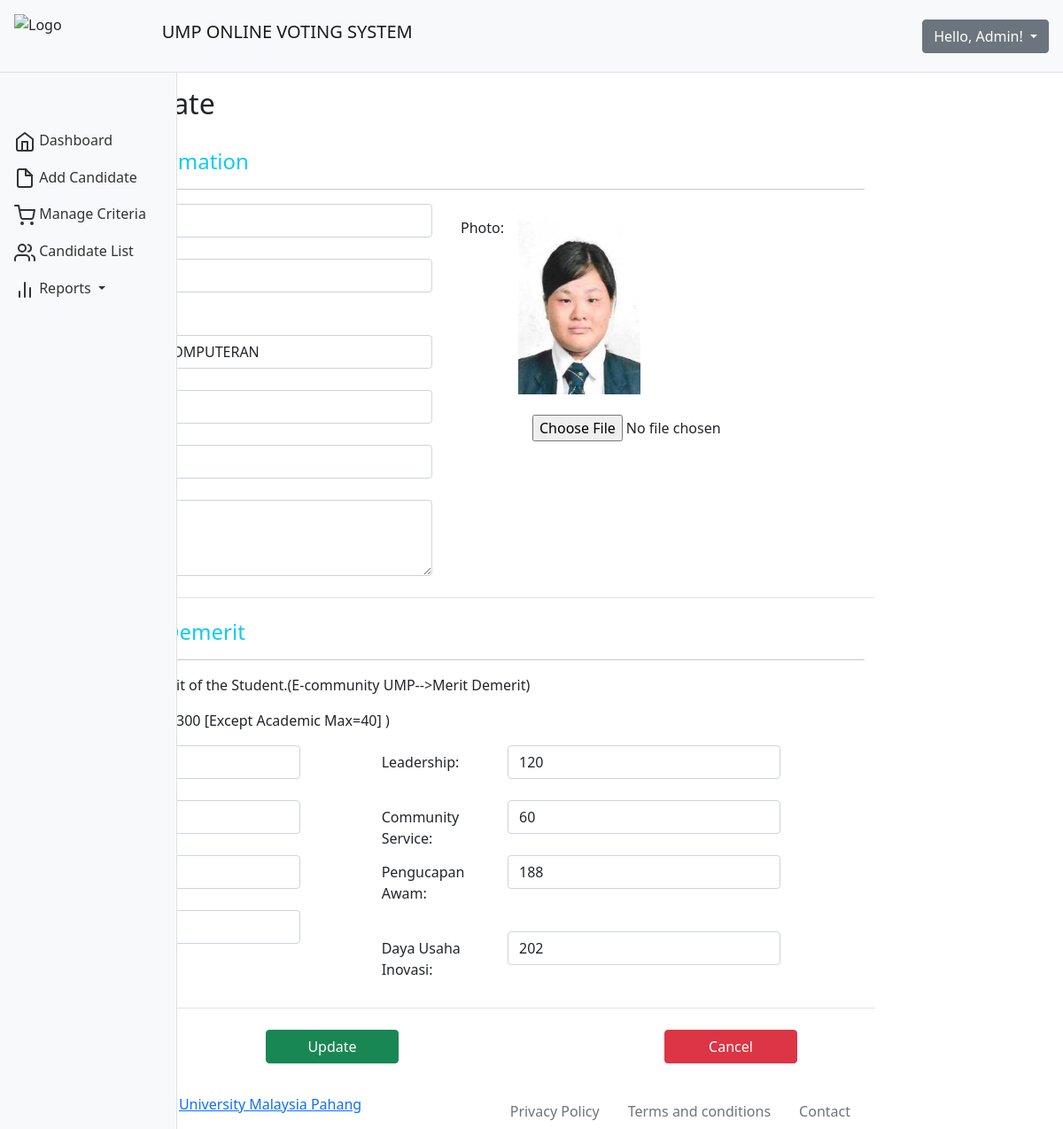
The app's page /ApplicationLayer/ManageCandidate/editcandidate.php?Candidate_ID=1 with its own data.
### tables this page shows
CREATE TABLE `candidate` (
  `Candidate_ID` int(11) NOT NULL,
  `Candidate_Name` varchar(250) NOT NULL,
  `Candidate_Matric` varchar(50) NOT NULL,
  `Candidate_Faculty` varchar(250) NOT NULL,
  `Year` int(11) NOT NULL,
  `Semester` int(11) NOT NULL,
  `Candidate_Slogan` varchar(250) NOT NULL,
  `Candidate_Photo` varchar(100) NOT NULL,
  `Academic` float NOT NULL,
  `Kesukarelawan` float NOT NULL,
  `Leadership` float NOT NULL,
  `CommunityService` float NOT NULL,
  `Kesukanan` float NOT NULL,
  `Kebudayaan` float NOT NULL,
  `PengucapanAwam` float NOT NULL,
  `DayaUsahaInovasi` float NOT NULL
);

### BusinessServiceLayer/Controller/CandidateController.php (called while the page is built, shortened)
<?php
require_once '../../BusinessServiceLayer/Model/CandidateModel.php';
class candidateController{
    function viewUser($Candidate_ID){
        $candidate = new CandidateModel();
        $candidate->Candidate_ID = $Candidate_ID;
        return $candidate->viewStud();
    }
}
?>

### BusinessServiceLayer/Model/CandidateModel.php (called while the page is built, shortened)
<?php
require_once '../../libs/database.php';
class CandidateModel{
	public $Candidate_ID, $Candidate_Name, $Candidate_Matric, $Candidate_Faculty, $Year, $Semester, $Candidate_Slogan, $Candidate_Photo;
    function viewStud(){
        $sql = "SELECT * FROM candidate WHERE Candidate_ID=:Candidate_ID";
        $args = [':Candidate_ID'=>$this->Candidate_ID];
        return DB::run($sql,$args);
    }
}
?>

### libs/database.php (called while the page is built, shortened)
<?php
class DB
{
  public static function connect($value='')
  {
    $pdo = new PDO(DB_TYPE.':host='.DB_HOST.';dbname='.DB_NAME, DB_USER, DB_PASS);
    $pdo->setAttribute(PDO::ATTR_ERRMODE, PDO::ERRMODE_EXCEPTION);
    return $pdo;
  }
  public static function run($sql, $args = NULL)
    {
        $stmt = DB::connect()->prepare($sql);
        try {
            $stmt->execute($args);
            return $stmt;
        }
        catch (PDOException $e){
            echo $e->getMessage();
            die();
        }
     }
}
?>

### ApplicationLayer/ManageCandidate/editcandidate.php (the view, shortened to what this page needs)
<?php include '../../src/navbar.php';?>
<?php
   require_once '../../BusinessServiceLayer/Controller/CandidateController.php';
   $Candidate_ID = $_GET['Candidate_ID'];
   $candidate = new candidateController();
   $data = $candidate->viewUser($Candidate_ID);
   if($row = $data->fetch(PDO::FETCH_ASSOC)){
     $rows = $row;
   }
   ?>
<!DOCTYPE html>
<html>
<head>
	<link rel="stylesheet" href="https://stackpath.bootstrapcdn.com/bootstrap/5.0.0-alpha1/css/bootstrap.min.css">
	<link rel="stylesheet" href="https://cdn.jsdelivr.net/chartist.js/latest/chartist.min.css">
</head>
<body>
	<div class="container-fluid">
	  <div class="row">
	      <nav id="sidebar" class="col-md-3 col-lg-2 d-md-block bg-light sidebar collapse">
	          <div class="position-sticky pt-md-5">
				  <ul class="nav flex-column">
				      <li class="nav-item">
				        <a class="nav-link" aria-current="page" href="../../ApplicationLayer/ManageCandidate/Candidate.php?AccType=admin&AD_ID=<?=$_SESSION['AD_ID']?>">
				          <span class="ml-2">Dashboard</span>
				        </a>
				      </li>
				      <li class="nav-item">
				        <a class="nav-link" href="../../ApplicationLayer/ManageCandidate/AddCandidate.php?AccType=admin&AD_ID=<?=$_SESSION['AD_ID']?>">
				          <span class="ml-2">Add Candidate</span>
				        </a>
				      </li>
				      <li class="nav-item">
				        <a class="nav-link" href="../../ApplicationLayer/ManageCriteria/Criteria.php?AccType=admin&AD_ID=<?=$_SESSION['AD_ID']?>">
				          <span class="ml-2">Manage Criteria</span>
				        </a>
				      </li>
				      <li class="nav-item">
				        <a class="nav-link" href="../../ApplicationLayer/ManageCandidate/CandidateList.php?AccType=admin&AD_ID=<?=$_SESSION['AD_ID']?>">
				          <span class="ml-2">Candidate List</span>
				        </a>
				      </li>
				      <li class="nav-item dropdown">
                  <a class="nav-link dropdown-toggle" href="#" id="navbarDropdown" role="button" data-toggle="dropdown" aria-haspopup="true" aria-expanded="false">
                    <span class="ml-2">Reports</span>
                  </a>
                 </li>
				    </ul>
				</div>
	      </nav>
				<main role="main" class="col-md-9 ml-sm-auto col-lg-10 px-md-4">
               <div class="d-flex justify-content-between flex-wrap flex-md-nowrap align-items-center pt-3 pb-2 mb-3">
                  <h1 class="h2">Edit Candidate</h1>
               </div>
               <form enctype="multipart/form-data" method="post" action="">
                  <div class="row mb-4">
                     <div class="col-lg-12 border-bottom">
                        <h4 class="text-info"><span data-feather="user" style="height: 30px;width: 30px;"></span> Candidate Information</h4>
                        <hr>
                        <div class="row">
                           <div class="col-lg-6">
                              <div class="form-group row">
                                 <label class="col-sm-2 col-form-label font-weight-bold">Name: </label>
                                 <div class="col-sm-10">
                                    <input type="text" class="form-control" name="namestudent" value="<?php echo $rows['Candidate_Name'] ?>" required>
                                 </div>
                              </div>
                              <br>
                              <div class="form-group row">
                                 <label class="col-sm-2 col-form-label font-weight-bold">Matric ID: </label>
                                 <div class="col-sm-10">
                                    <input type="text" class="form-control" name="matric" value="<?php echo $rows['Candidate_Matric'] ?>" required>
                                 </div>
                              </div>
                              <br>
                              <div class="form-group row">
                                 <label class="col-sm-2 col-form-label font-weight-bold">Faculty:</label>
                                 <div class="col-sm-10">
                                    <select class="form-control" name="faculty" required>
                                       <option <?php echo $rows['Candidate_Faculty'] == 'FK' ? 'selected' : '' ?> value="FK">FAKULTI KOMPUTERAN</option>
                                    </select>
                                 </div>
                              </div>
                              <br>
                              <div class="form-group row">
                                 <label class="col-sm-2 col-form-label font-weight-bold">Year:</label>
                                 <div class="col-sm-10">
                                    <select class="form-control" name="year" required>
                                       <option <?php echo $rows['Year'] == '4' ? 'selected' : '' ?> value="3">4</option>
                                    </select>
                                 </div>
                              </div>
                              <br>
                              <div class="form-group row">
                                 <label class="col-sm-2 col-form-label font-weight-bold">Semester:</label>
                                 <div class="col-sm-10">
                                    <select class="form-control" name="semester" required>
                                       <option <?php echo $rows['Semester'] == '1' ? 'selected' : '' ?> value="1">1</option>
                                    </select>
                                 </div>
                              </div>
                              <br>
                              <div class="form-group row">
                                <label class="col-sm-2 col-form-label font-weight-bold">Slogan:</label>
                                <div class="col-sm-10">
                                <textarea class="form-control" name="slogan" rows="3" cols="150"><?php echo $rows['Candidate_Slogan'] ?></textarea>
                                 </div>
                              </div>
                              <br>
                           </div>
                           <div class="col-lg-6">
                              <div class="form-group row">
                                 <div class="d-flex flex-row">
                                    <div class="p-2"><label class="col-sm-2 col-form-label font-weight-bold">Photo: </label></div>
                                    <div class="p-2"><img src="../../image/<?php echo $rows['Candidate_Photo'] ?>" width="40%" height="">
                                    <div class="p-2">
                                       <div class="d-flex flex-column">
                                          <div class="p-2"><input type="file" name="studphoto" class="form-control-plaintext"></div>
                                       </div>
                                    </div>
                                 </div>
                              </div>
                           </div>
                        </div>
                     </div>
                  </div>
               </div>
               <div class="row mb-4">
                     <div class="col-lg-12 border-bottom">
                        <h4 class="text-info"><span data-feather="user" style="height: 30px;width: 30px;"></span>Student Merit Demerit</h4>
                        <hr>
                        <p>This is the Merit Demerit of the Student.(E-community UMP-->Merit Demerit)</p>
                        <p>(Minimum:0  Maximum:300  [Except Academic Max=40]  )</p>
                        <div class="row">
                           <div class="col-lg-5">
                              <div class="form-group row">
                                 <label class="col-sm-3 col-form-label font-weight-bold">Academic: </label>
                                 <div class="col-sm-7">
                                    <input type="number" onchange="setTwoNumberDecimal" min="0" max="300" step="0.01" value="<?php echo $rows['Academic'] ?>" class="form-control" name="Academic" required>
                                 </div>
                              </div>
                              <br>
                              <div class="form-group row">
                                 <label class="col-sm-3 col-form-label font-weight-bold">Kesukarelawan:</label>
                                 <div class="col-sm-7">
                                    <input type="number" onchange="setTwoNumberDecimal" min="0" max="300" step="0.01"  value="<?php echo $rows['Kesukarelawan'] ?>" class="form-control" pattern=".{12,12}" name="Kesukarelawan" required>
                                 </div>
                              </div>
                           </div>
                           <div class="col-lg-7">
                              <div class="form-group row">
                                 <label class="col-sm-3 col-form-label font-weight-bold">Leadership: </label>
                                 <div class="col-sm-7">
                                    <input type="number" onchange="setTwoNumberDecimal" min="0" max="300" step="0.01"  value="<?php echo $rows['Leadership'] ?>" class="form-control" name="Leadership" required><br>
                                 </div>
                              </div>
                              <div class="form-group row">
                                 <label class="col-sm-3 col-form-label font-weight-bold">Community Service:</label>
                                 <div class="col-sm-7">
                                    <input type="number" onchange="setTwoNumberDecimal" min="0" max="300" step="0.01"  value="<?php echo $rows['CommunityService'] ?>" class="form-control" pattern=".{12,12}" name="CommunityService" required><br>
                                 </div>
                              </div>
                           </div>
                        <br>
                        <div class="col-lg-5">
                              <div class="form-group row">
                                 <label class="col-sm-3 col-form-label font-weight-bold">Kesukanan: </label>
                                 <div class="col-sm-7">
                                    <input type="number" onchange="setTwoNumberDecimal" min="0" max="300" step="0.01"  value="<?php echo $rows['Kesukanan'] ?>" class="form-control" name="Kesukanan" required>
                                 </div>
                              </div>
                              <br>
                              <div class="form-group row">
                                 <label class="col-sm-3 col-form-label font-weight-bold">Kebudayaan:</label>
                                 <div class="col-sm-7">
                                    <input type="number" onchange="setTwoNumberDecimal" min="0" max="300" step="0.01"  value="<?php echo $rows['Kebudayaan'] ?>" class="form-control" pattern=".{12,12}" name="Kebudayaan" required>
                                 </div>
                              </div>
                           </div>
                        <br>
                        <div class="col-lg-7">
                              <div class="form-group row">
                                 <label class="col-sm-3 col-form-label font-weight-bold">Pengucapan Awam: </label>
                                 <div class="col-sm-7">
                                    <input type="number" onchange="setTwoNumberDecimal" min="0" max="300" step="0.01"  value="<?php echo $rows['PengucapanAwam'] ?>" class="form-control" name="PengucapanAwam" required>
                                 </div>
                              </div>
                              <br>
                              <div class="form-group row">
                                 <label class="col-sm-3 col-form-label font-weight-bold">Daya Usaha Inovasi:</label>
                                 <div class="col-sm-7">
                                    <input type="number" onchange="setTwoNumberDecimal" min="0" max="300" step="0.01"  value="<?php echo $rows['DayaUsahaInovasi'] ?>" class="form-control" pattern=".{12,12}" name="DayaUsahaInovasi" required>
                                 </div>
                              </div>
                           </div>
                        </div>
                        <br>
                     </div>
                  </div>
                  <div class="row mb-10" >
                     <button class="btn btn-success" type="submit" name="update" style="width: 150px; position: absolute;left: 25%;">Update</button>
                     <button class="btn btn-danger" type="submit" name="cancel" style="width: 150px;position: absolute; right: 25%;">Cancel</button>
                  </div>
              </form>
							<footer class="pt-5 d-flex justify-content-between">
							  <span>Copyright © 2020-2021 <a href="https://www.ump.edu.my/en">University Malaysia Pahang</a></span>
							  <ul class="nav m-0">
							      <li class="nav-item">
							        <a class="nav-link text-secondary" aria-current="page" href="#">Privacy Policy</a>
							      </li>
							      <li class="nav-item">
							        <a class="nav-link text-secondary" href="#">Terms and conditions</a>
							      </li>
							      <li class="nav-item">
							        <a class="nav-link text-secondary" href="#">Contact</a>
							      </li>
							    </ul>
							</footer>
            </main>
	  </div>
	</div>
</body>
</html>

### ApplicationLayer/ManageCandidate/editcandidate.php (style rules this page uses)
.sidebar { position: fixed; top: 0; bottom: 0; left: 0; z-index: 100; padding: 90px 0 0; box-shadow: inset -1px 0 0 rgba(0, 0, 0, .1); z-index: 99; }
.sidebar .nav-link { color: #333; }

### records on screen
candidate: namestudent "ng suityan", matric "CB18146", faculty "FAKULTI KOMPUTERAN", year "4", semester "1", slogan "love life", Candidate_Photo (picture), Academic "35", Kesukarelawan "199", Leadership "120", CommunityService "60", Kesukanan "120", Kebudayaan "258", PengucapanAwam "188", DayaUsahaInovasi "202"
